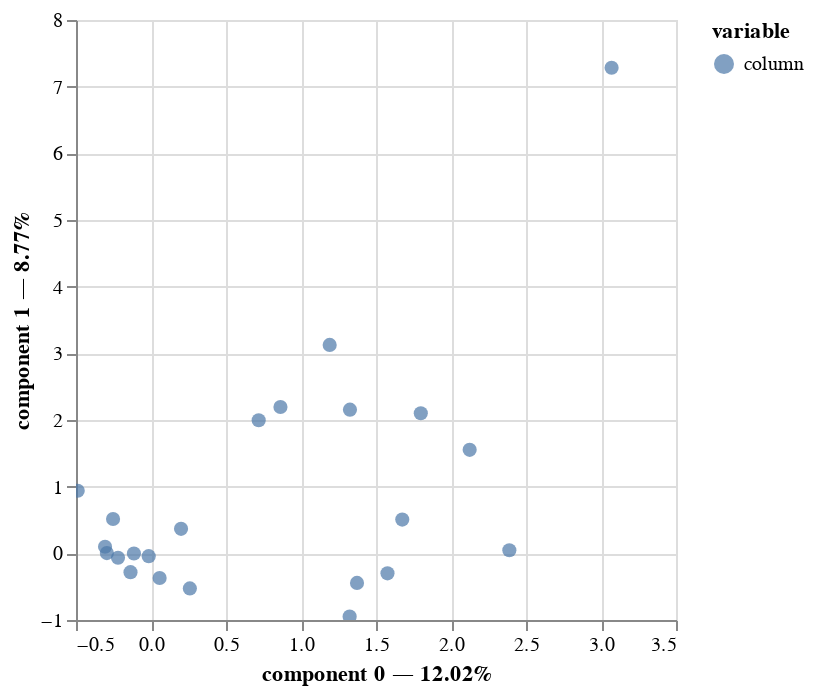

The notebook cell saved with this chart:
### Code cell
mca.plot(
    datasetC,
    x_component=0,
y_component=1,
show_row_markers=False,

)

### Figure 1 — Vega-Lite specification as saved in the notebook (floating-point values rounded to 4 significant figures)
{"config": {"view": {"continuousWidth": 300, "continuousHeight": 300}}, "layer": [{"mark": {"type": "circle", "size": 50}, "encoding": {"color": {"field": "variable", "type": "nominal"}, "tooltip": [{"field": "variable", "type": "nominal"}, {"field": "value", "type": "nominal"}, {"field": "component 0", "type": "quantitative"}, {"field": "component 1", "type": "quantitative"}], "x": {"axis": {"title": "component 0 — 12.02%"}, "field": "component 0", "scale": {"zero": false}, "type": "quantitative"}, "y": {"axis": {"title": "component 1 — 8.77%"}, "field": "component 1", "scale": {"zero": false}, "type": "quantitative"}}, "name": "view_2"}], "data": {"name": "data-64d50e5b7fc343eb3e259207dbad78e6"}, "params": [{"name": "param_2", "select": {"type": "interval", "encodings": ["x", "y"]}, "bind": "scales", "views": ["view_2"]}], "$schema": "https://vega.github.io/schema/vega-lite/v5.17.0.json", "datasets": {"data-64d50e5b7fc343eb3e259207dbad78e6": [{"component 0": 0.2591, "component 1": -0.5265, "component 2": 0.2304, "component 3": -0.29, "component 4": 0.2056, "component 5": -0.3479, "component 6": 0.06131, "component 7": -0.1081, "variable": "column", "value": "Gender_Female", "label": "Gender_Female"}, {"component 0": -0.253, "component 1": 0.5142, "component 2": -0.225, "component 3": 0.2833, "component 4": -0.2008, "component 5": 0.3397, "component 6": -0.05988, "component 7": 0.1056, "variable": "column", "value": "Gender_Male", "label": "Gender_Male"}, {"component 0": 1.373, "component 1": -0.4431, "component 2": -0.448, "component 3": 0.2262, "component 4": -0.1897, "component 5": 0.2496, "component 6": -0.3012, "component 7": -0.1143, "variable": "column", "value": "family_history_with_overweight_no", "label": "family_history_with_overweight_no"}, {"component 0": -0.3064, "component 1": 0.09885, "component 2": 0.09994, "component 3": -0.05046, "component 4": 0.04232, "component 5": -0.05568, "component 6": 0.06719, "component 7": 0.02549, "variable": "column", "value": "family_history_with_overweight_yes", "label": "family_history_with_overweight_yes"}, {"component 0": 1.675, "component 1": 0.5059, "component 2": 0.4902, "component 3": 0.002542, "component 4": -0.4553, "component 5": -0.3212, "component 6": -0.09758, "component 7": 0.4918, "variable": "column", "value": "FAVC_no", "label": "FAVC_no"}, {"component 0": -0.2199, "component 1": -0.06642, "component 2": -0.06437, "component 3": -0.0003338, "component 4": 0.05978, "component 5": 0.04217, "component 6": 0.01281, "component 7": -0.06457, "variable": "column", "value": "FAVC_yes", "label": "FAVC_yes"}, {"component 0": 1.326, "component 1": 2.156, "component 2": -1.215, "component 3": -0.1104, "component 4": -0.4783, "component 5": -2.141, "component 6": 1.556, "component 7": -3.917, "variable": "column", "value": "CAEC_Always", "label": "CAEC_Always"}, {"component 0": 1.577, "component 1": -0.3002, "component 2": 0.7019, "component 3": -0.54, "component 4": 0.5233, "component 5": 0.7411, "component 6": -0.1848, "component 7": 0.531, "variable": "column", "value": "CAEC_Frequently", "label": "CAEC_Frequently"}, {"component 0": -0.2943, "component 1": 0.003863, "component 2": 0.04241, "component 3": 0.0005383, "component 4": -0.0273, "component 5": -0.07611, "component 6": 0.04216, "component 7": 0.03495, "variable": "column", "value": "CAEC_Sometimes", "label": "CAEC_Sometimes"}, {"component 0": 1.324, "component 1": -0.9492, "component 2": -3.535, "component 3": 2.659, "component 4": -1.042, "component 5": 1.342, "component 6": -2.199, "component 7": 0.3408, "variable": "column", "value": "CAEC_no", "label": "CAEC_no"}, {"component 0": -0.01528, "component 1": -0.04248, "component 2": 0.04872, "component 3": 0.04224, "component 4": -0.05113, "component 5": -0.008155, "component 6": -0.0467, "component 7": -0.06013, "variable": "column", "value": "SMOKE_no", "label": "SMOKE_no"}, {"component 0": 0.7179, "component 1": 1.996, "component 2": -2.289, "component 3": -1.984, "component 4": 2.402, "component 5": 0.3831, "component 6": 2.194, "component 7": 2.825, "variable": "column", "value": "SMOKE_yes", "label": "SMOKE_yes"}, {"component 0": -0.1138, "component 1": -0.002181, "component 2": 0.03005, "component 3": 0.03108, "component 4": 0.01886, "component 5": 0.03067, "component 6": -0.00371, "component 7": 0.01703, "variable": "column", "value": "SCC_no", "label": "SCC_no"}, {"component 0": 2.389, "component 1": 0.04577, "component 2": -0.6306, "component 3": -0.6524, "component 4": -0.3958, "component 5": -0.6437, "component 6": 0.07787, "component 7": -0.3574, "variable": "column", "value": "SCC_yes", "label": "SCC_yes"}, {"component 0": 3.071, "component 1": 7.284, "component 2": 11.05, "component 3": 23.82, "component 4": 22.86, "component 5": 3.495, "component 6": 6.047, "component 7": 4.943, "variable": "column", "value": "CALC_Always", "label": "CALC_Always"}, {"component 0": 0.8631, "component 1": 2.195, "component 2": -1.627, "component 3": -1.837, "component 4": 1.543, "component 5": -0.8121, "component 6": -1.363, "component 7": 0.4184, "variable": "column", "value": "CALC_Frequently", "label": "CALC_Frequently"}, {"component 0": -0.1367, "component 1": -0.2824, "component 2": -0.3375, "component 3": 0.1578, "component 4": 0.1184, "component 5": -0.07797, "component 6": 0.2573, "component 7": -0.007566, "variable": "column", "value": "CALC_Sometimes", "label": "CALC_Sometimes"}, {"component 0": 0.2003, "component 1": 0.3673, "component 2": 0.9008, "component 3": -0.1819, "component 4": -0.4646, "component 5": 0.2544, "component 6": -0.4242, "component 7": -0.03698, "variable": "column", "value": "CALC_no", "label": "CALC_no"}, {"component 0": -0.4886, "component 1": 0.9389, "component 2": -0.04514, "component 3": -0.3446, "component 4": -0.1339, "component 5": 0.1758, "component 6": -0.7517, "component 7": -0.1044, "variable": "column", "value": "MTRANS_Automobile", "label": "MTRANS_Automobile"}, {"component 0": 1.191, "component 1": 3.126, "component 2": 0.06999, "component 3": 2.448, "component 4": -10.08, "component 5": -4.707, "component 6": 6.659, "component 7": 7.865, "variable": "column", "value": "MTRANS_Bike", "label": "MTRANS_Bike"}, {"component 0": 2.124, "component 1": 1.552, "component 2": -0.03146, "component 3": -1.99, "component 4": -1.563, "component 5": 9.631, "component 6": 6.689, "component 7": -3.835, "variable": "column", "value": "MTRANS_Motorbike", "label": "MTRANS_Motorbike"}, {"component 0": 0.05751, "component 1": -0.3707, "component 2": -0.02927, "component 3": -0.004163, "component 4": 0.04601, "component 5": -0.06301, "component 6": 0.1325, "component 7": 0.04842, "variable": "column", "value": "MTRANS_Public_Transportation", "label": "MTRANS_Public_Transportation"}, {"component 0": 1.799, "component 1": 2.101, "component 2": 1.192, "component 3": 3.014, "component 4": 1.362, "component 5": -0.9602, "component 6": 0.2484, "component 7": -0.7441, "variable": "column", "value": "MTRANS_Walking", "label": "MTRANS_Walking"}]}}
